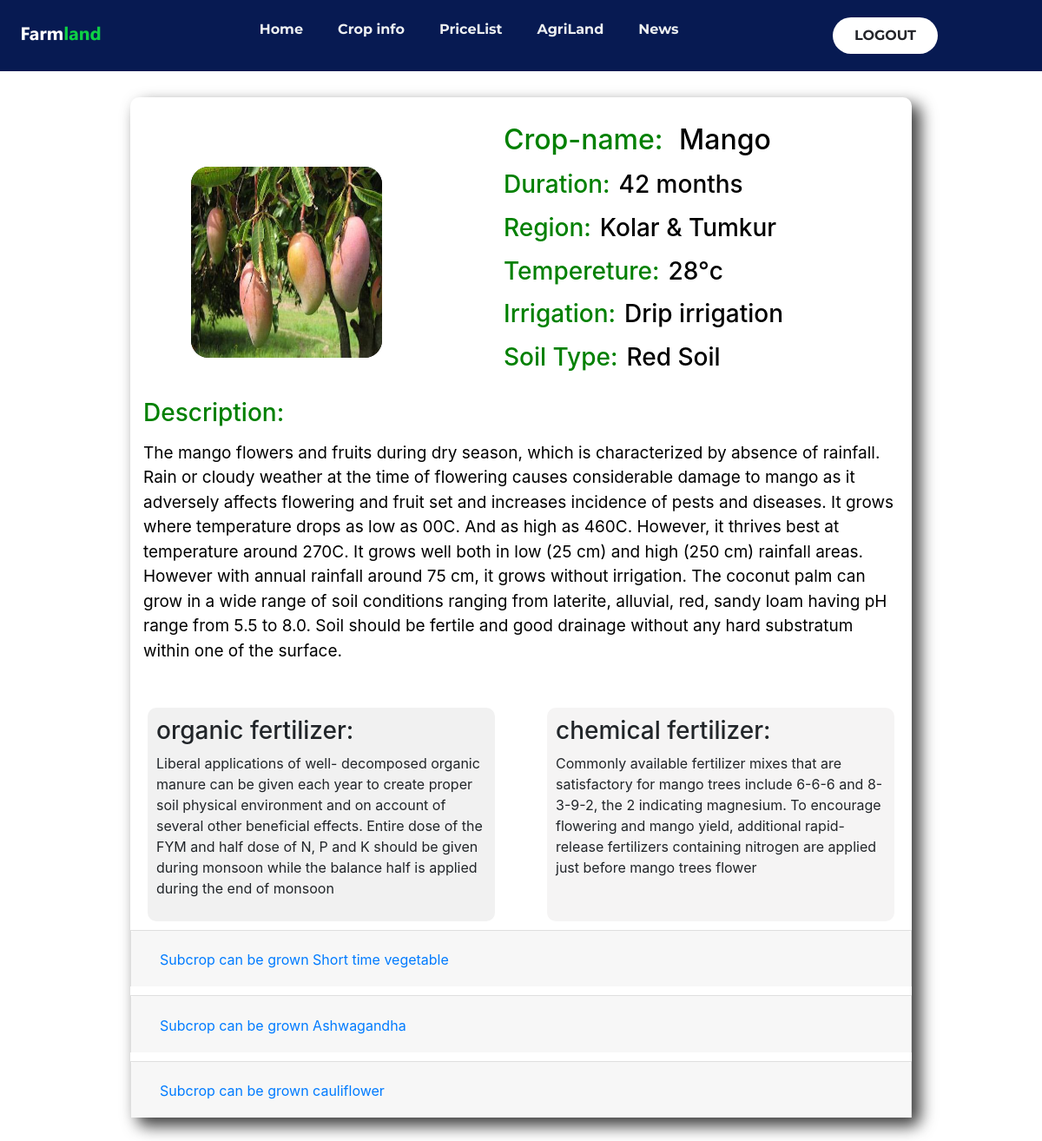
/cropdec/crop7, run on the app's committed database.
### tables this page shows
CREATE TABLE CROP(CROP_ID TEXT PRIMARY KEY ,CROP_NAME TEXT NOT NULL,CROP_IMG TEXT,CROP_DURATION INTEGER,CROP_REGION TEXT,CROP_TEMP INTEGER,CROP_IRRIGATION TEXT,CROP_SOIL TEXT,CROP_DESC TEXT, CROP_RIMG TEXT);

CREATE TABLE FERTILIZER(FERTILIZER_ID TEXT PRIMARY KEY ,ORG_FERTILIZER TEXT NOT NULL,CHE_FERTILIZER TEXT NOT NULL,FOREIGN KEY (FERTILIZER_ID) REFERENCES SUBCROP (SUBCROP_ID) );

CREATE TABLE SUBCROP(SUBCROP_ID TEXT PRIMARY KEY ,SUBCROP_NAME TEXT NOT NULL,SUBCROP_DESC TEXT,SUBCROP_PERACER INTEGER);

### app.py (the view)
@app.route('/cropdec/<id>',methods = ['POST', 'GET'])
def cropdesc(id):
   if request.method == 'GET':
      conn = sqlite3.connect('FarmEasy.db')
      e=conn.cursor()
      rows=e.execute("SELECT DISTINCT C.*,F.* FROM CROP C,FERTILIZER F,SUBCROP S WHERE C.CROP_ID=F.FERTILIZER_ID AND C.CROP_ID=\'" + id +"\'")
      rows=rows.fetchall()
      sub=e.execute("SELECT * FROM SUBCROP WHERE SUBCROP_ID IN (SELECT S1.SUBCROP_ID FROM SUBCROP S1,SUBCROPS_FOR_CROP SS WHERE S1.SUBCROP_ID=SS.SUBCROP_ID AND SS.CROP_ID=\'" + id +"\')")
      sub=sub.fetchall()
      return render_template('crop_decription.html', des=rows,sdes=sub)

### templates/crop_decription.html (shortened to what this page needs)
<!DOCTYPE html>
<html lang="en">
  <head>
    <link rel="stylesheet" href="../static/css/crop_decription.css" />
  <link rel="stylesheet" href="https://stackpath.bootstrapcdn.com/bootstrap/4.3.1/css/bootstrap.min.css">
  </head>
  <body>
        <div class="bar">
    {% include 'nav.html' %}
    {% for c in des %}
    <div class="main_continer">
      <div class="crop_head">
        <div class="crop_img">
          <img
            src="../static/img/{{c[9]}}"
          />
        </div>
        <div class="crop_content">
          <h2><label>Crop-name:</label> {{c[1]}} </h2>
          <h3><label>Duration:</label>{{c[3]}} months</h3>
          <h3><label>Region:</label>{{c[4]}}</h3>
          <h3><label>Tempereture:</label>{{c[5]}}°c</h3>
          <h3><label>Irrigation:</label>{{c[6]}}</h3>
          <h3><label>Soil Type:</label>{{c[7]}}</h3>
        </div>
      </div>
      <div class="crop_description">
        <h3>Description:</h3>
        <p>
         {{c[8]}}
        </p>
      </div>
      <div class="crop_fertilizer">
        <div class="org_fertilizer">
          <h3>organic fertilizer:</h3>
          <p>{{c[11]}}</p>
        </div>
        <div class="chemical_fertilizer">
          <h3>chemical fertilizer:</h3>
          <p>{{c[12]}}</p>
        </div>
      </div>
      <div class="crop_mprice">
        {% for s in sdes %}
      <div class="crop_price">
        <div class="accordion" id="accordionExample">
          <div class="card">
    <div class="card-header" id="headingTwo">
      <h2 class="mb-0">
        <button class="btn btn-link collapsed" type="button" data-toggle="collapse" data-target="#collapseTwo" aria-expanded="false" aria-controls="collapseTwo">
          Subcrop can be grown {{s[1]}}
        </button>
      </h2>
    </div>
  </div>
  </div>
        </div>
  {% endfor %}
        </div>
      </div>
    {% endfor %}
  </body>
</html>

### static/css/crop_decription.css (style rules this page uses)
* { margin: 0; padding: 0; box-sizing: border-box; }
body { font-family: "Poppins", sans-serif; display: flex; flex-direction: column; justify-content: center; align-items: center; }
.bar { width: 100vw; }
.main_continer { width: 900px; height: 100%; display: flex; flex-flow: column; margin: 30px; justify-content: space-between; background-color: white; border-radius: 10px; box-shadow: 9px 9px 18px 1px rgba(0, 0, 0, 0.75); -webkit-box-shadow: 9px 9px 18px 1px rgba(0, 0, 0, 0.75); -moz-box-shadow: 9px 9px 18px 1px rgba(0, 0, 0, 0.75); }
.crop_head { display: flex; flex-direction: row; transition: transform 0.5s ease; cursor: pointer; }
.crop_img { width: 220px; height: 220px; padding: 20px; background-color: saddlebrown; display: flex; justify-content: center; align-items: center; border-radius: 20px; margin-top: 80px; margin-left: 70px; margin-right: 70px; border: 1px solid black; }
.crop_img img { width: 220px; height: 220px; display: flex; justify-content: center; align-items: center; border-radius: 20px; }
.crop_content { margin-top: 20px; margin-left: 70px; padding-top: 10px; color: black; }
.crop_content label { color: green; margin-right: 10px; }
.crop_content h2, h3, h4 { margin-top: 0px; }
.crop_description { margin: 10px; }
.crop_description h3 { margin-bottom: 5px; padding: 5px; color: green; }
.crop_description p { padding: 5px; color: black; font-size: 19px; }
.crop_fertilizer { display: flex; flex-direction: row; justify-content: space-between; margin-top: 20px; }
.org_fertilizer { margin-left: 20px; width: 400px; background-color: #f1f1f1; border-radius: 10px; padding: 10px; transition: transform 0.5s ease; cursor: pointer; }
.chemical_fertilizer { margin-right: 20px; width: 400px; background-color: #f5f4f4; border-radius: 10px; padding: 10px; transition: transform 0.5s ease; cursor: pointer; }
.crop_mprice { display: flex; flex-direction: column; }
.crop_price { display: flex; flex-direction: column; margin-top: 10px; }

### static/css/nav.css (style rules this page uses)
* { box-sizing: border-box; margin: 0; padding: 0; }

### data on the page
CROP: CROP_RIMG (picture), CROP_NAME "Mango", CROP_DURATION "42", CROP_REGION "Kolar & Tumkur", CROP_TEMP "28", CROP_IRRIGATION "Drip irrigation", CROP_SOIL "Red Soil", CROP_DESC "The mango flowers and fruits during dry season, which is characterized by absence of rainfall. Rain or cloudy weather at the time of flowering causes considerable damage to mango as it adversely affects flowering and fruit set and increases incidence of pests and diseases. It grows where temperature drops as low as 00C. And as high as 460C. However, it thrives best at temperature around 270C. It grows well both in low (25 cm) and high (250 cm) rainfall areas. However with annual rainfall around 75 cm, it grows without irrigation. The coconut palm can grow in a wide range of soil conditions ranging from laterite, alluvial, red, sandy loam having pH range from 5.5 to 8.0. Soil should be…", ORG_FERTILIZER "Liberal applications of well- decomposed organic manure can be given each year to create proper soil physical environment and on account of several other beneficial effects. Entire dose of the FYM and half dose of N, P and K should be given during monsoon while the balance half is applied during the end of monsoon", CHE_FERTILIZER "Commonly available fertilizer mixes that are satisfactory for mango trees include 6-6-6 and 8-3-9-2, the 2 indicating magnesium. To encourage flowering and mango yield, additional rapid-release fertilizers containing nitrogen are applied just before mango trees flower"
SUBCROP: SUBCROP_NAME "Short time vegetable"
SUBCROP: SUBCROP_NAME "Ashwagandha"
SUBCROP: SUBCROP_NAME "cauliflower"
